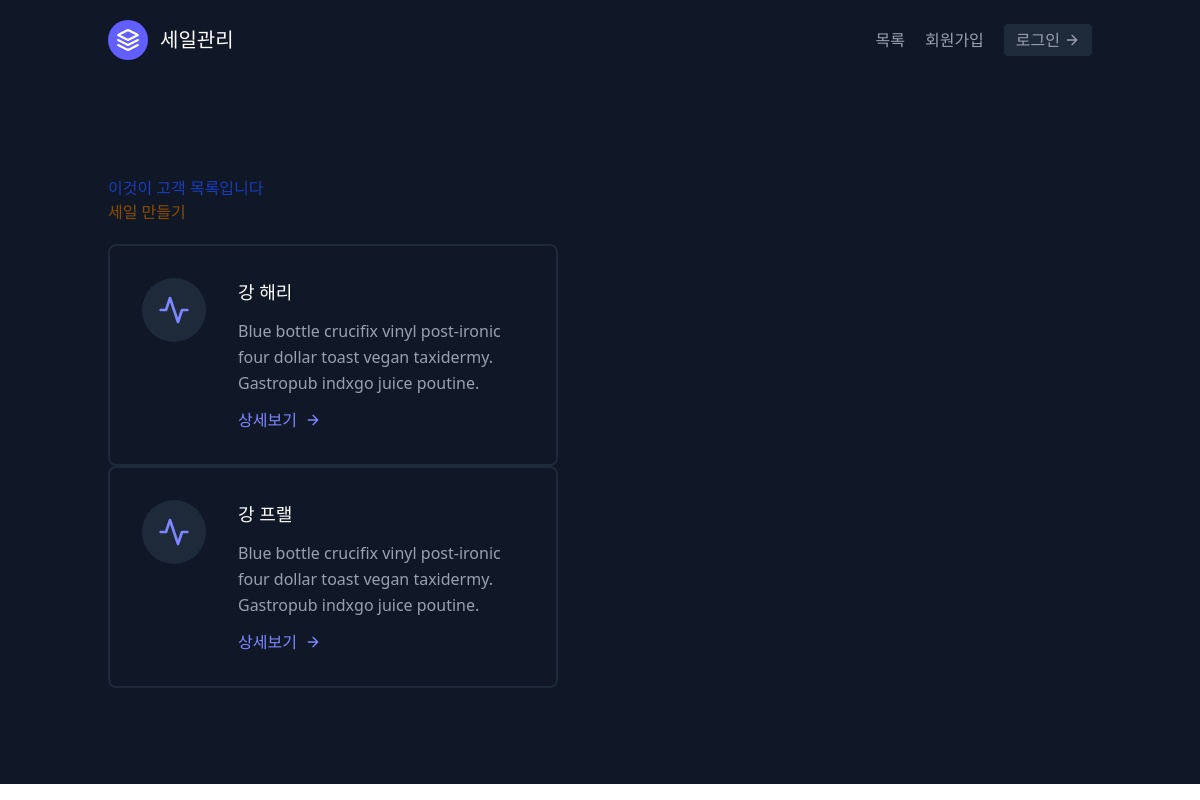
Before: /홈페이지/ with the older database file.
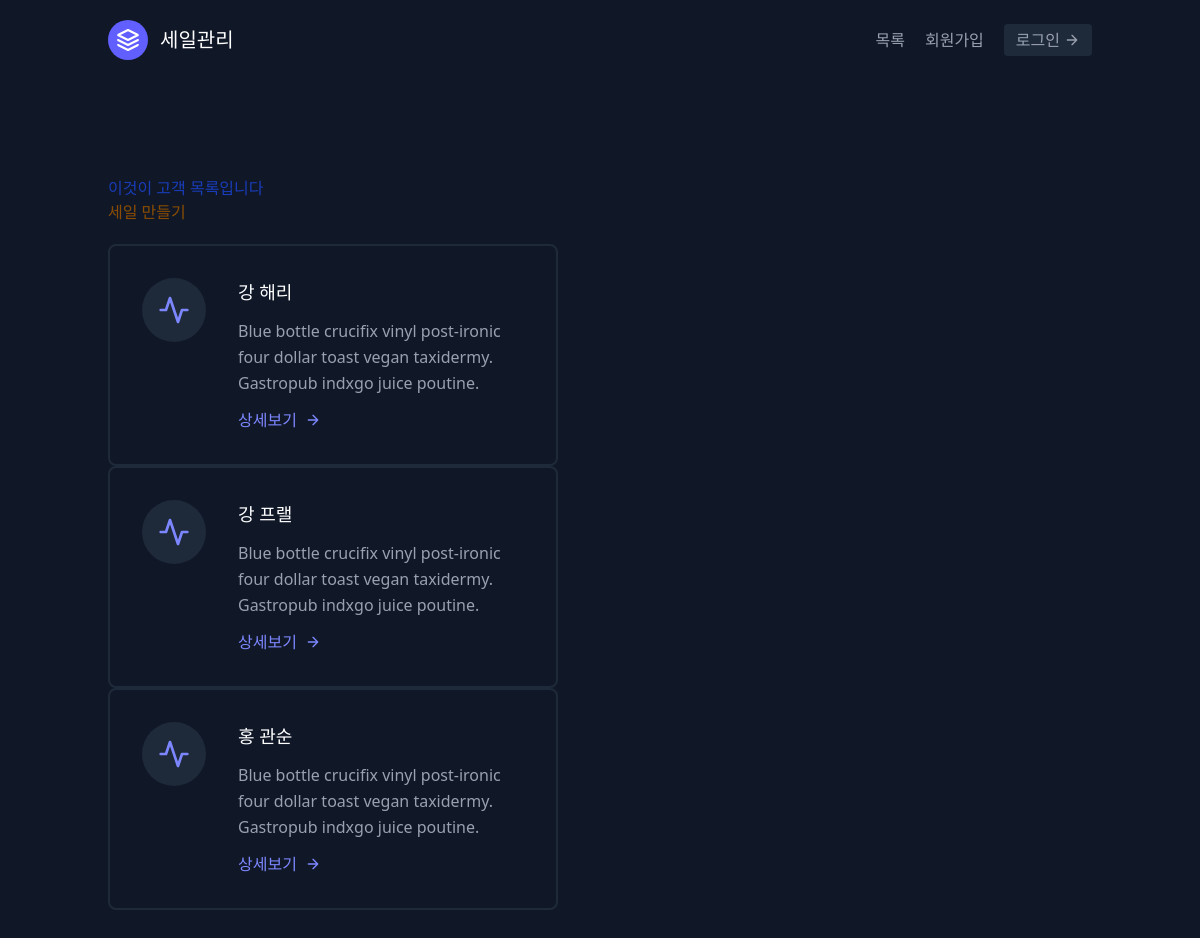
After: the same page with the newer database file.
### sales/models.py (models this page shows, shortened)
class Sale(models.Model):
    first_name = models.CharField(max_length=30)
    last_name = models.CharField(max_length=30)
    age = models.IntegerField(default=0)
    person = models.ForeignKey("Person", on_delete=models.CASCADE) # foreignkey를 지정함. cascade는 person 지워지면 같이 지워지게 한다.

### sales/templates/folder/세일목록.html
{% extends 'base.html' %}
{% block content %}
<section class="text-gray-400 bg-gray-900 body-font">
  <div class="container px-5 py-24 mx-auto flex flex-wrap">
  <div class="w-full">
    <div><h1 class="text-blue-800">이것이 고객 목록입니다</h1></div>
    <div class="mb-5 text-yellow-800"><a href="{% url '홈페이지:생성' %}">세일 만들기</a></div>
    </div>
    {% for 인간 in 사람키 %}
    <div class="flex flex-wrap -m-4">
      <div class="p-4 lg:w-1/2 md:w-full">
        <div class="flex border-2 rounded-lg border-gray-800 p-8 sm:flex-row flex-col">
          <div class="w-16 h-16 sm:mr-8 sm:mb-0 mb-4 inline-flex items-center justify-center rounded-full bg-gray-800 text-indigo-400 flex-shrink-0">
            <svg fill="none" stroke="currentColor" stroke-linecap="round" stroke-linejoin="round" stroke-width="2" class="w-8 h-8" viewBox="0 0 24 24">
              <path d="M22 12h-4l-3 9L9 3l-3 9H2"></path>
            </svg>
          </div>
          <div class="flex-grow">
            <h2 class="text-white text-lg title-font font-medium mb-3">{{인간.last_name}} {{인간.first_name}}</h2>
            <p class="leading-relaxed text-base">Blue bottle crucifix vinyl post-ironic four dollar toast vegan taxidermy. Gastropub indxgo juice poutine.</p>
            <a href="{% url '홈페이지:상세' 인간.pk %}" class="mt-3 text-indigo-400 inline-flex items-center">상세보기
              <svg fill="none" stroke="currentColor" stroke-linecap="round" stroke-linejoin="round" stroke-width="2" class="w-4 h-4 ml-2" viewBox="0 0 24 24">
                <path d="M5 12h14M12 5l7 7-7 7"></path>
              </svg>
            </a>
          </div>
        </div>
      </div>
    </div>
    {% endfor %}
  </div>
</section>
{% endblock content %}

Changed rows visible on the page:
added Sale: last_name "홍", first_name "관순"
